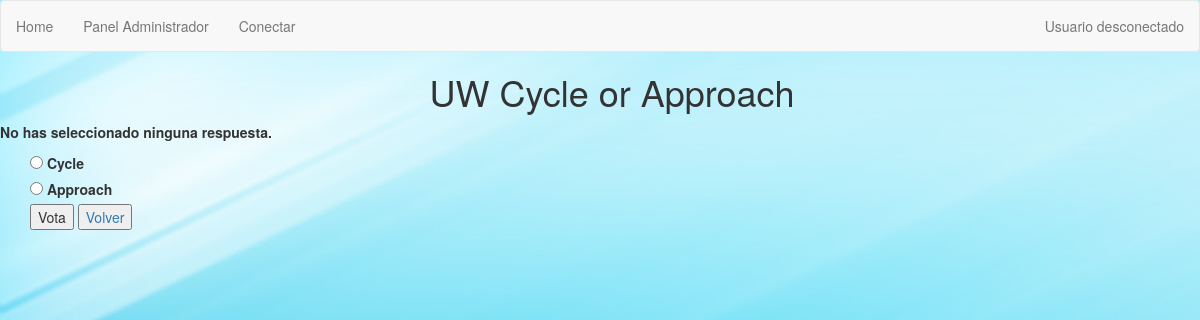
Screenshot of /3/vote/ with the database file from the repository.
### polls/models.py (models this page shows, shortened)
class Pregunta(models.Model):
    autor = models.ForeignKey(settings.AUTH_USER_MODEL,on_delete=models.CASCADE,)
    texto = models.CharField(max_length=200)
    fecha_publicacion = models.DateTimeField('Fecha Publicacion')
    fecha_expiracion = models.DateTimeField('Fecha Expiracion')

class Respuesta(models.Model):
    pregunta = models.ForeignKey(Pregunta, on_delete=models.CASCADE)
    texto = models.CharField(max_length=200)

### polls/views.py (the view)
# urls.py: path('<int:pregunta_id>/vote/', views.vote, name='vote'),
def vote(request, pregunta_id):
    pregunta = get_object_or_404(Pregunta, pk=pregunta_id)
    try:
        selected_respuesta = pregunta.respuesta_set.get(pk=request.POST['respuesta'])
        selected_user = pk=request.POST['user']
    except (KeyError, Respuesta.DoesNotExist):
        return render(request, 'polls/detail.html', {
            'pregunta': pregunta,
            'error_message': "No has seleccionado ninguna respuesta.",
        })
    else:
        v = Voto()
        v.respuesta = selected_respuesta
        v.autor = request.user
        v.save()
        return HttpResponseRedirect(reverse('polls:results', args=(pregunta.id,)))

### polls/templates/polls/detail.html (shortened to what this page needs)
{% extends "../base.html" %}
{% load static %}
{% block content %}
<link rel="stylesheet" type="text/css" href="{% static 'polls/style.css' %}" />
<div class="header">
  <h1>{{ pregunta.texto }}</h1>
</div>
  {% if error_message %}<p><strong>{{ error_message }}</strong></p>{% endif %}
<div class="container">
  <form action="{% url 'polls:vote' pregunta.id %}" method="post">
  {% for respuesta in pregunta.respuesta_set.all %}
      <input type="radio" name="respuesta" id="respuesta{{ forloop.counter }}" value="{{ respuesta.id }}" />
      <label for="respuesta{{ forloop.counter }}">{{ respuesta.texto }}</label><br />
  {% endfor %}
  <input type="submit" value="Vota" />
  <a href="http://127.0.0.1:8000/index"><input type="button" value="Volver"></a>
</div>
{% endblock %}

### polls/static/polls/style.css (style rules this page uses)
body { background: white url("images/fondo.jpg"); }
.header { margin-left: 2%; }
h1 { text-align: center; }

### rows the page displays
Pregunta: texto "UW Cycle or Approach"
Respuesta: texto "Cycle"
Respuesta: texto "Approach"

### other values shown
{{ error_message }} "No has seleccionado ninguna respuesta."
